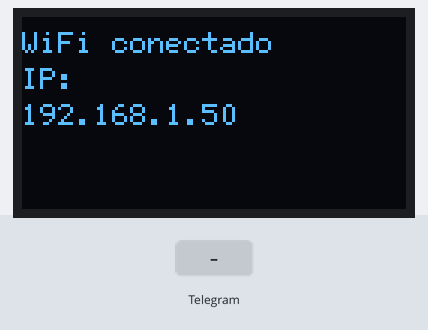
The sketch below on a simulated ESP32. Shown: 128×64 one-colour display. The inputs (shaded band) are chosen by the test bench. WiFi joins after 1.5 s; servers stay silent unless stated; what the sketch prints to the serial monitor is not drawn.

Above: at 3.8 s.
3.9 s: Telegram message "1" received
At 5.1 s:
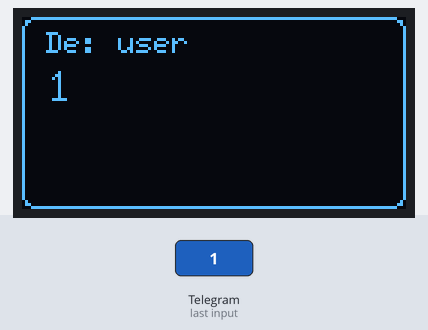
5.4 s: Telegram message "0" received
At 7.0 s:
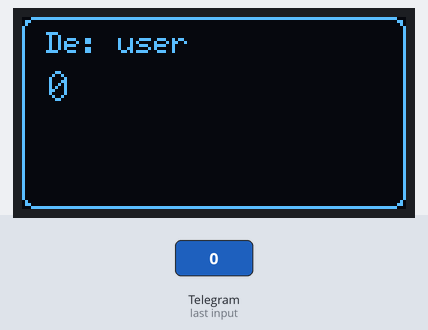
7.4 s: Telegram message "2" received
At 8.6 s:
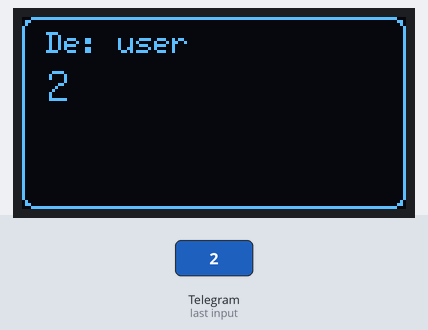
Timing chart, 0 to 10.4 s (numbered marks = the images above; inputs shaded):
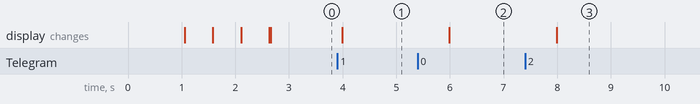

Measured:
- after the input at 3.9 s, the display: changes after 0.09 s (image 1)
- after the input at 5.4 s, the display: changes after 0.59 s (image 2)
- after the input at 7.4 s, the display: changes after 0.59 s (image 3)

The sketch:

telegramSeeMessages.ino
```cpp
#include <WiFi.h>
#include <WiFiClientSecure.h>
#include <UniversalTelegramBot.h>
#include <ArduinoJson.h>
#include <Wire.h>
#include <U8g2lib.h>
#include <vector>

// Pantalla OLED SH1106 por I2C (SDA=21, SCL=22)
U8G2_SH1106_128X64_NONAME_F_HW_I2C u8g2(U8G2_R0, U8X8_PIN_NONE);

// WiFi
const char* ssid = "wifi";
const char* password = "password";

// Telegram
const char* botToken = "toeken";

WiFiClientSecure client;
UniversalTelegramBot bot(botToken, client);

const unsigned long checkInterval = 1000;
unsigned long lastCheckTime = 0;


void setup() {
  Serial.begin(115200);
  delay(1000);
  Wire.begin(21, 22); // SDA, SCL
  u8g2.begin();

  u8g2.setFont(u8g2_font_6x12_tf);
  u8g2.drawStr(0, 12, "Conectando a:");
  u8g2.drawStr(0, 24, ssid);
  u8g2.sendBuffer();

  WiFi.mode(WIFI_STA);
  WiFi.begin(ssid, password);

  int dotX = 0;
  while (WiFi.status() != WL_CONNECTED) {
    delay(500);
    Serial.print(".");
    u8g2.drawStr(dotX, 40, ".");
    dotX += 6;
    if (dotX > 120) dotX = 0;
    u8g2.sendBuffer();
  }

  Serial.println("");
  Serial.println("WiFi conectado");
  Serial.print("Dirección IP: ");
  Serial.println(WiFi.localIP());

  u8g2.clearBuffer();
  u8g2.drawStr(0, 12, "WiFi conectado");
  u8g2.drawStr(0, 24, "IP:");
  u8g2.setCursor(0, 36);
  u8g2.print(WiFi.localIP());
  u8g2.sendBuffer();

  client.setCACert(TELEGRAM_CERTIFICATE_ROOT);
}

void displayWrappedText(String text, uint8_t xStart = 8, uint8_t yStart = 28, uint8_t lineHeight = 14) {
  u8g2.setFont(u8g2_font_unifont_t_symbols);
  int maxWidth = 120 - xStart - 4;
  std::vector<String> lines;

  String currentLine = "";
  String word = "";
  for (unsigned int i = 0; i < text.length(); i++) {
    char c = text[i];
    if (c == ' ' || c == '\n') {
      String testLine = currentLine + word + " ";
      if (u8g2.getStrWidth(testLine.c_str()) > maxWidth) {
        lines.push_back(currentLine);
        currentLine = word + " ";
      } else {
        currentLine = testLine;
      }
      word = "";
      if (c == '\n') {
        lines.push_back(currentLine);
        currentLine = "";
      }
    } else {
      word += c;
    }
  }
  currentLine += word;
  if (currentLine.length() > 0) lines.push_back(currentLine);

  if (lines.size() * lineHeight <= (64 - yStart)) {
    for (size_t i = 0; i < lines.size(); i++) {
      u8g2.setCursor(xStart, yStart + i * lineHeight);
      u8g2.print(lines[i]);
    }
    u8g2.sendBuffer();
  } else {
    for (int offset = 0; offset < lines.size() * lineHeight - (64 - yStart) + lineHeight; offset++) {
      u8g2.clearBuffer();
      u8g2.drawRFrame(0, 0, 128, 64, 4);
      u8g2.setCursor(8, 12);
      u8g2.setFont(u8g2_font_unifont_t_symbols);
      u8g2.print("Mensaje largo");

      u8g2.setFont(u8g2_font_unifont_t_symbols);
      for (size_t i = 0; i < lines.size(); i++) {
        int y = yStart + i * lineHeight - offset;
        if (y > 12 && y < 64) {
          u8g2.setCursor(xStart, y);
          u8g2.print(lines[i]);
        }
      }
      u8g2.sendBuffer();
      delay(80);
    }
  }
}

void loop() {
  unsigned long currentTime = millis();
  u8g2.clearBuffer();

  if (currentTime - lastCheckTime > checkInterval) {
    lastCheckTime = currentTime;

    int numNewMessages = bot.getUpdates(bot.last_message_received + 1);

    for (int i = 0; i < numNewMessages; i++) {
      String chat_id = bot.messages[i].chat_id;
      String text = bot.messages[i].text;
      String from_name = bot.messages[i].from_name;

      u8g2.clearBuffer();
      u8g2.drawRFrame(0, 0, 128, 64, 4);
      u8g2.setFont(u8g2_font_6x12_tr);
      u8g2.setCursor(8, 12);
      u8g2.print("De: ");
      u8g2.print(from_name);
      displayWrappedText(text);
      delay(500);
    }
  }
}
```
